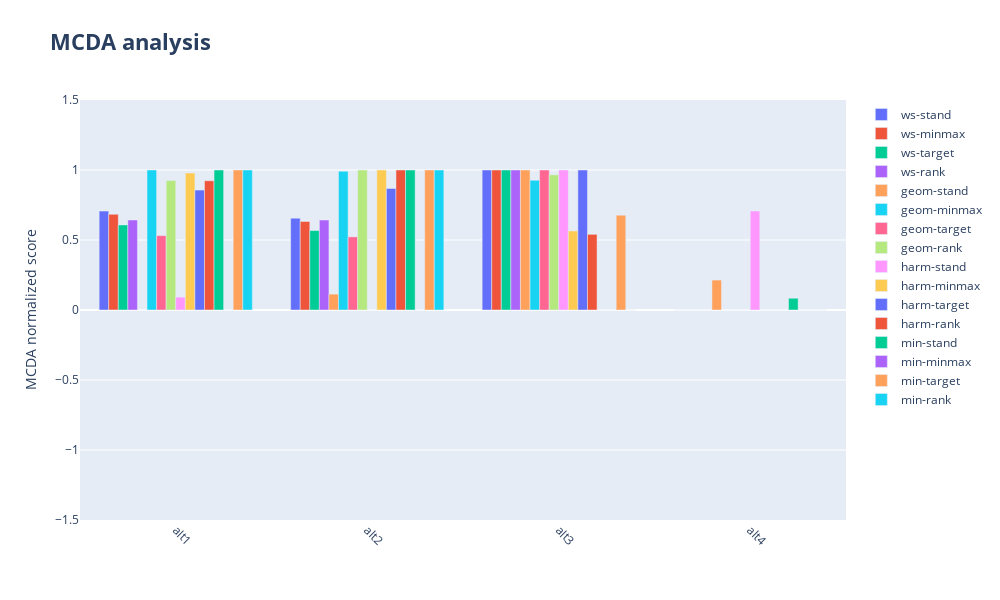

Notebook cell for this chart:
### Code cell
import plotly.graph_objects as go

no_of_pairs = scores.shape[1]-1

fig = go.Figure(layout_yaxis_range=[-3,3], layout_yaxis_title="MCDA normalized score")

i=0
combinations = scores.columns
while i <= no_of_pairs-1:
    fig.add_trace(go.Bar(
        name=combinations[i+1],
        x=scores['Alternatives'][:].values.tolist(), 
        y=scores.iloc[:,i+1],       
    ))
    i=i+1

fig.update_layout(barmode='group', height=600, width=1000, 
                  title='<b>MCDA analysis<b>',
                  title_font_size=22,
                  
                  xaxis=dict(
                  tickmode="array",
                  tickvals=np.arange(0, len(scores['Alternatives'][:])),
                  ticktext=scores['Alternatives'][:],
                  tickangle=45
                            ),
                  
                  yaxis_range = [-1.5,1.5]
                  
                 )
                  
fig.show()

### Figure 1 — Plotly figure (JSON) as saved in the notebook; plotly's stock layout.template omitted (floating-point values rounded to 4 significant figures)
{"data": [{"name": "ws-stand", "type": "bar", "x": ["alt1", "alt2", "alt3", "alt4"], "y": [0.7064, 0.6557, 1, 0]}, {"name": "ws-minmax", "type": "bar", "x": ["alt1", "alt2", "alt3", "alt4"], "y": [0.6837, 0.6328, 1, 0]}, {"name": "ws-target", "type": "bar", "x": ["alt1", "alt2", "alt3", "alt4"], "y": [0.6077, 0.5676, 1, 0]}, {"name": "ws-rank", "type": "bar", "x": ["alt1", "alt2", "alt3", "alt4"], "y": [0.6429, 0.6429, 1.0, 0]}, {"name": "geom-stand", "type": "bar", "x": ["alt1", "alt2", "alt3", "alt4"], "y": [0, 0.1134, 1, 0.2139]}, {"name": "geom-minmax", "type": "bar", "x": ["alt1", "alt2", "alt3", "alt4"], "y": [1, 0.9909, 0.9267, 0]}, {"name": "geom-target", "type": "bar", "x": ["alt1", "alt2", "alt3", "alt4"], "y": [0.5312, 0.5224, 1, 0]}, {"name": "geom-rank", "type": "bar", "x": ["alt1", "alt2", "alt3", "alt4"], "y": [0.9244, 1, 0.9653, 0]}, {"name": "harm-stand", "type": "bar", "x": ["alt1", "alt2", "alt3", "alt4"], "y": [0.0919, 0, 1, 0.7069]}, {"name": "harm-minmax", "type": "bar", "x": ["alt1", "alt2", "alt3", "alt4"], "y": [0.9782, 1, 0.5648, 0]}, {"name": "harm-target", "type": "bar", "x": ["alt1", "alt2", "alt3", "alt4"], "y": [0.8564, 0.8678, 1, 0]}, {"name": "harm-rank", "type": "bar", "x": ["alt1", "alt2", "alt3", "alt4"], "y": [0.9229, 1, 0.5405, 0]}, {"name": "min-stand", "type": "bar", "x": ["alt1", "alt2", "alt3", "alt4"], "y": [1, 1, 0, 0.08397]}, {"name": "min-minmax", "type": "bar", "x": ["alt1", "alt2", "alt3", "alt4"], "y": [0, 0, 0, 0]}, {"name": "min-target", "type": "bar", "x": ["alt1", "alt2", "alt3", "alt4"], "y": [1, 1, 0.6774, 0]}, {"name": "min-rank", "type": "bar", "x": ["alt1", "alt2", "alt3", "alt4"], "y": [1, 1, 0, 0]}], "layout": {"barmode": "group", "height": 600, "title": {"font": {"size": 22}, "text": "<b>MCDA analysis<b>"}, "width": 1000, "xaxis": {"tickangle": 45, "tickmode": "array", "ticktext": ["alt1", "alt2", "alt3", "alt4"], "tickvals": [0, 1, 2, 3]}, "yaxis": {"range": [-1.5, 1.5], "title": {"text": "MCDA normalized score"}}}}
